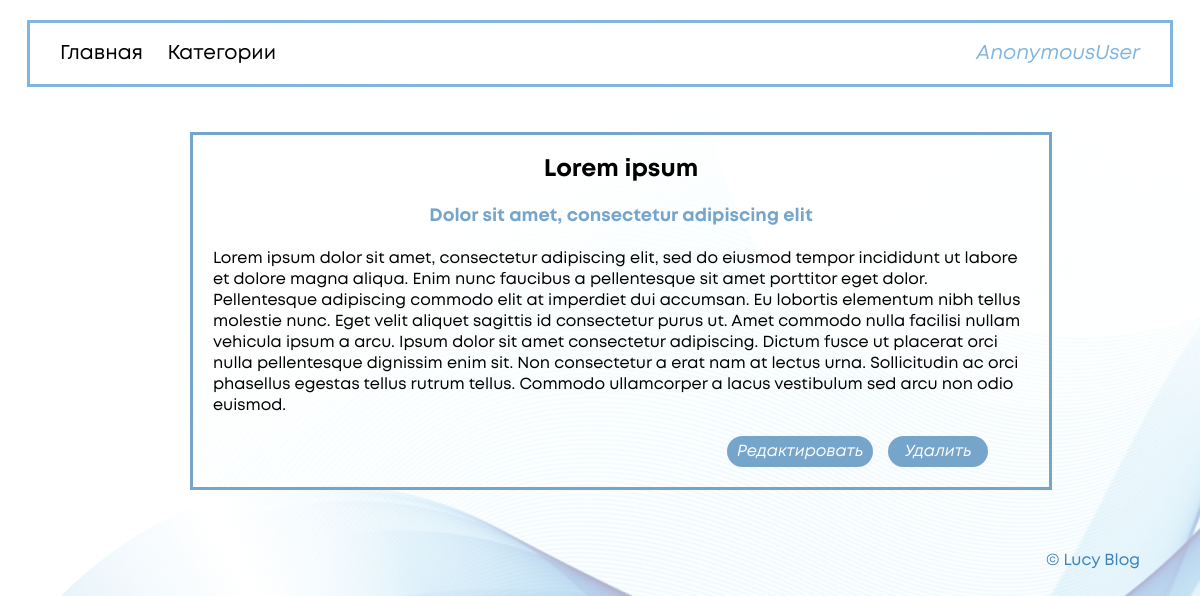
Page /blog/post/1 on the earlier database version.
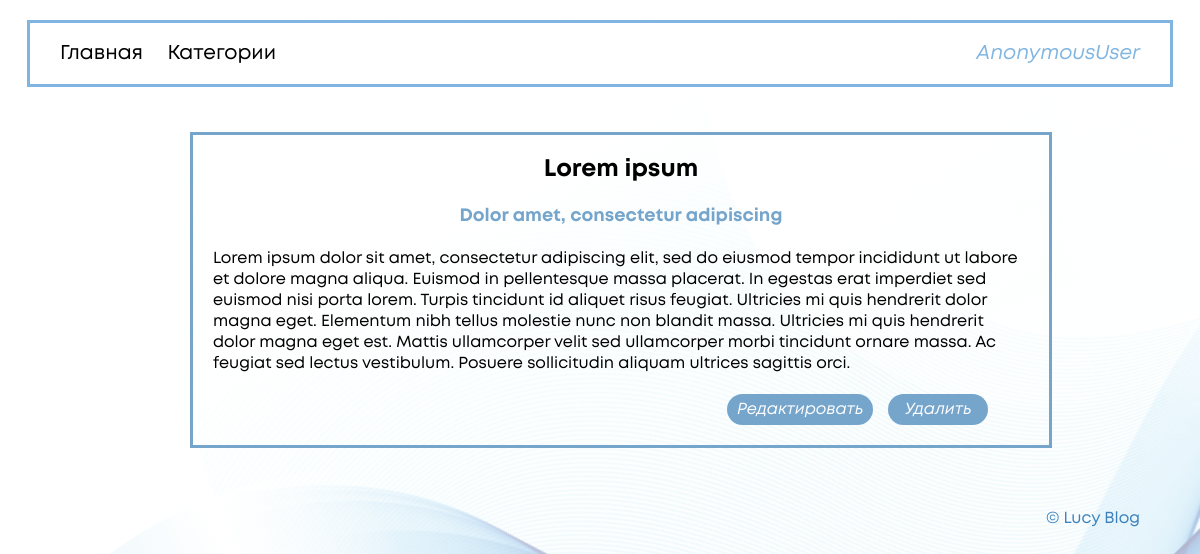
Same page on the later database version.
### blog/models.py (models this page shows, shortened)
class Post(models.Model):
    title = models.CharField(max_length=20)
    subtitle = models.CharField(max_length=80)
    content = models.TextField()
    categories = models.ManyToManyField(Category)
    class Meta():
        verbose_name = 'Post'
        verbose_name_plural = 'Posts'

### blog/views.py (the view)
# urls.py: path('post/<int:post_id>', views.show_post, name='post'),
def show_post(request, post_id):
    post = get_object_or_404(Post, pk=post_id)
    info = {
        'post': post,
        }
    return render (request, 'blog/post.html', info)

### templates/blog/post.html (shortened to what this page needs)
{% extends 'blog/layout.html' %}
{% block content %}
    <div class="wrapper">
        <div class="post_content">
            <h2>{{ post.title }}</h2>
            <span>{{ post.subtitle }}</span>
            <p>{{ post.content }}</p>
            <div class="update_delete">
                <a href="{% url 'update_post' post.id %}"><button>Редактировать</button></a>
                <form method="POST" action="{% url 'delete_post' post.id %}">
                    <button type="submit">Удалить</button>
                </form>
            </div>
        </div>
    </div>
{% endblock %}

Differences in the rows shown:
changed Post "Lorem ipsum": subtitle "Dolor sit amet, consectetur adipiscing elit" → "Dolor amet, consectetur adipiscing"; content "…et dolore magna aliqua. Enim nunc faucibus a pellentesque sit amet porttitor eget dolor. Pellentesque adipiscing commodo elit at imperdiet dui accumsan. Eu lobortis elementum nibh tellus molestie nunc. Eget velit aliquet sagittis id consectetur purus ut. Amet commodo nulla facilisi nullam vehicula ipsum a arcu. Ipsum dolor sit amet consectetur adipiscing. Dictum fusce ut placerat orci nulla pellentesque dignissim enim sit. Non consectetur a erat nam at lectus urna. Sollicitudin ac orci phasellus egestas tellus rutrum tellus. Commodo ullamcorper a lacus vestibulum sed arcu non odio euismod." → "…et dolore magna aliqua. Euismod in pellentesque massa placerat. In egestas erat imperdiet sed euismod nisi porta lorem. Turpis tincidunt id aliquet risus feugiat. Ultricies mi quis hendrerit dolor magna eget. Elementum nibh tellus molestie nunc non blandit massa. Ultricies mi quis hendrerit dolor magna eget est. Mattis ullamcorper velit sed ullamcorper morbi tincidunt ornare massa. Ac feugiat sed lectus vestibulum. Posuere sollicitudin aliquam ultrices sagittis orci."
